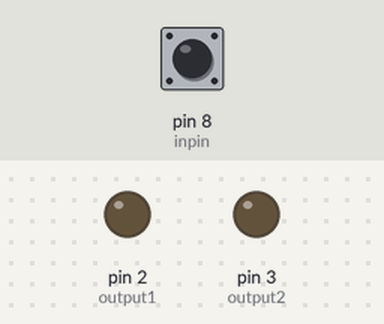
Simulated run of this sketch. Board: Arduino Uno, built with avr-gcc and run on an emulated ATmega328P. Parts: output pins drawn as LEDs (lit = HIGH). Dashed ring = blinking. The inputs (shaded band) are chosen by the test bench; at power-on: pin 8 (inpin) LOW.

Above: at 1.2 s.
1.3 s: pin 8 (inpin) pulsed HIGH 5 times (0.12 s each, 0.3 s apart)
At 1.77 s:
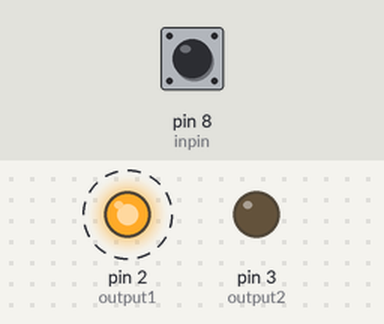
At 2.37 s:
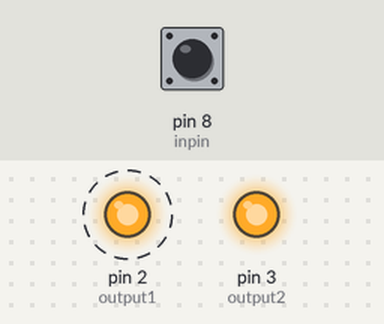
4.3 s: pin 8 (inpin) driven HIGH
At 4.7 s:
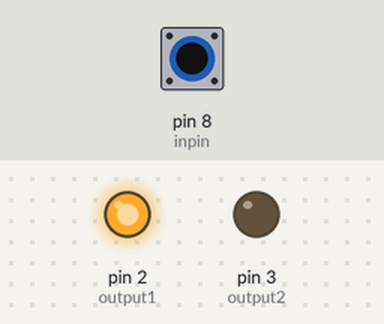
Timing chart, 0 to 7.3 s (numbered marks = the images above; inputs shaded):
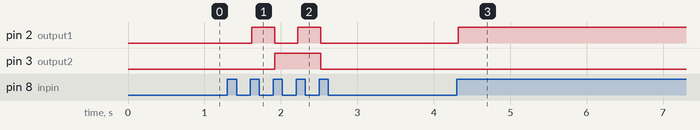

Measured:
- after the input at 1.3 s, pin 2 (output1): alternates HIGH for 0.30 s and LOW for 0.30 s, 4 changes in all, then stays LOW, starting after 0.32 s; pin 3 (output2): LOW → HIGH after 0.62 s, → LOW 0.60 s later
- after the input at 4.3 s, pin 2 (output1): LOW → HIGH at once

The sketch:

deboucning_count.ino
```cpp
int output1=2;
int output2=3;
int inpin=8;
boolean current=LOW;
boolean lastbutton=LOW;
int count=-1;


void setup() {
  // put your setup code here, to run once:
pinMode(inpin,INPUT);
pinMode(output1,OUTPUT);
pinMode(output2,OUTPUT);
}
boolean debounce(boolean last)
{boolean curr=digitalRead(inpin);
if(curr=!last)
{
  delay(50);

}curr=digitalRead(inpin);
return curr;

}

void loop() {
  // put your main code here, to run repeatedly:

current=debounce(lastbutton);
if(current==HIGH&&lastbutton==LOW)
{count=(count+1)%4;
switch(count)
{case 0:
digitalWrite(output1,LOW);
digitalWrite(output2,LOW);
break;
case 1:
digitalWrite(output1,HIGH);
digitalWrite(output2,LOW);
break;
case 2:
digitalWrite(output1,LOW);
digitalWrite(output2,HIGH);
break;
case 3:
digitalWrite(output1,HIGH);
digitalWrite(output2,HIGH);

break;


}}
lastbutton=current;

}
```
